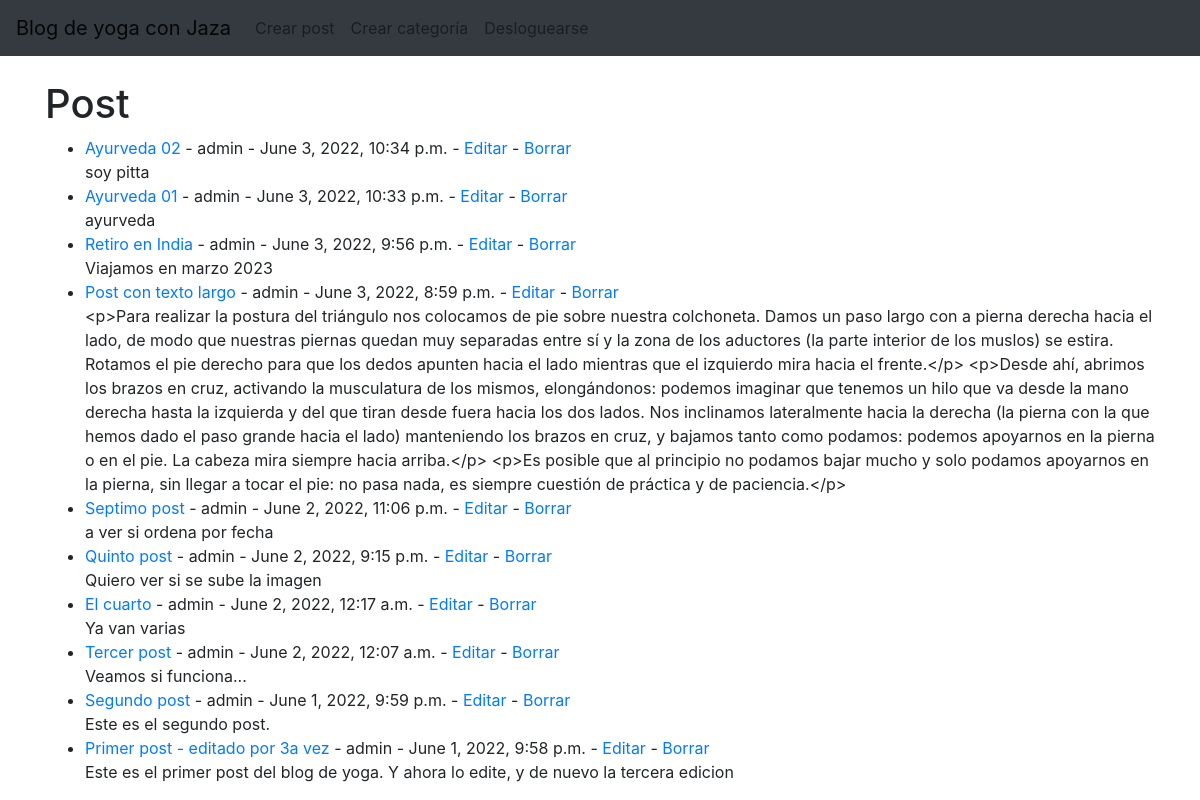
The app's page / (signed in) with its own data.
### AppBlogYoga/models.py (models this page shows, shortened)
class Post(models.Model):
    titulo=models.CharField(max_length=200)
    subtitulo=models.CharField(max_length=200)
    cuerpo=models.TextField()
    autor=models.ForeignKey(User, on_delete=models.CASCADE)
    fecha=models.DateTimeField(auto_now_add=True)
    imagen=models.ImageField(upload_to='blog/', blank=True, null=True)
    categoria=models.CharField(max_length=200, default='yoga')

### AppBlogYoga/views.py (the view)
# urls.py: path('', HomeView.as_view(), name='home'),
class HomeView(ListView):
    model = Post
    template_name = 'home.html'
    ordering=['-fecha']

### AppBlogYoga/templates/home.html
{% extends 'padre.html' %}
{% block content %}
<h1>Post</h1>
<ul>
{% for post in object_list %}
    <li><a href="{% url 'detailPost' post.pk %}">{{ post.titulo }}</a>
    - {{ post.autor }} - {{post.fecha}} -
    <a href="{% url 'updatePost' post.pk %}">Editar</a>
    - <a href="{% url 'deletePost' post.pk %}">Borrar</a>
    <br/>
    {{ post.cuerpo }}</li>
{% endfor %}
</ul>
{% endblock %}

### records on screen
Post: titulo "Ayurveda 02", autor "admin", fecha "June 3, 2022, 10:34 p.m.", cuerpo "soy pitta"
Post: titulo "Ayurveda 01", autor "admin", fecha "June 3, 2022, 10:33 p.m.", cuerpo "ayurveda"
Post: titulo "Retiro en India", autor "admin", fecha "June 3, 2022, 9:56 p.m.", cuerpo "Viajamos en marzo 2023"
Post: titulo "Post con texto largo", autor "admin", fecha "June 3, 2022, 8:59 p.m.", cuerpo "<p>Para realizar la postura del triángulo nos colocamos de pie sobre nuestra colchoneta. Damos un paso largo con a pierna derecha hacia el lado, de modo que nuestras piernas quedan muy separadas entre sí y la zona de los aductores (la parte interior de los muslos) se estira. Rotamos el pie derecho para que los dedos apunten hacia el lado mientras que el izquierdo mira hacia el frente.</p> <p>Desde ahí, abrimos los brazos en cruz, activando la musculatura de los mismos, elongándonos: podemos imaginar que tenemos un hilo que va desde la mano derecha hasta la izquierda y del que tiran desde fuera hacia los dos lados. Nos inclinamos lateralmente hacia la derecha (la pierna con la que hemos dado…"
Post: titulo "Septimo post", autor "admin", fecha "June 2, 2022, 11:06 p.m.", cuerpo "a ver si ordena por fecha"
Post: titulo "Quinto post", autor "admin", fecha "June 2, 2022, 9:15 p.m.", cuerpo "Quiero ver si se sube la imagen"
Post: titulo "El cuarto", autor "admin", fecha "June 2, 2022, 12:17 a.m.", cuerpo "Ya van varias"
Post: titulo "Tercer post", autor "admin", fecha "June 2, 2022, 12:07 a.m.", cuerpo "Veamos si funciona..."
Post: titulo "Segundo post", autor "admin", fecha "June 1, 2022, 9:59 p.m.", cuerpo "Este es el segundo post."
Post: titulo "Primer post - editado por 3a vez", autor "admin", fecha "June 1, 2022, 9:58 p.m.", cuerpo "Este es el primer post del blog de yoga. Y ahora lo edite, y de nuevo la tercera edicion"
